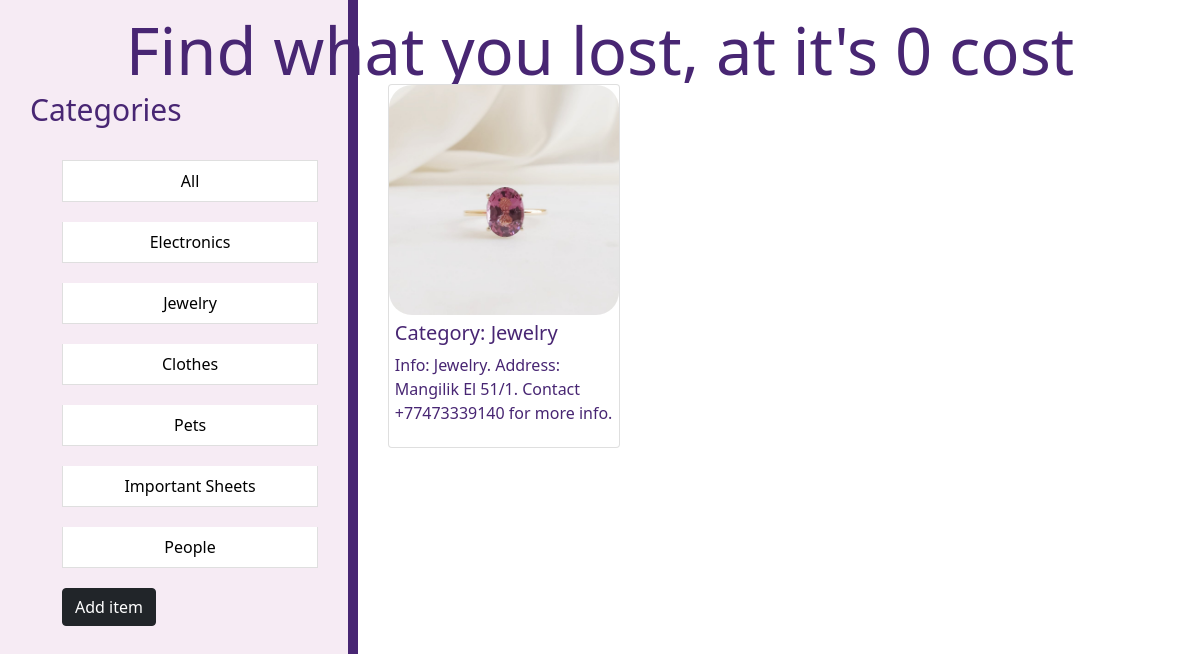
The page /?category=Jewelry on the database its author committed.
### photos/models.py (models this page shows, shortened)
class Categories(models.Model):
    name = models.CharField(max_length=100, null=False, blank=False)
    class Meta:
        verbose_name = "Category"
        verbose_name_plural = "Categories"

class ReadMore(models.Model):
    category = models.ForeignKey(Categories, on_delete=models.SET_NULL, null=True, blank=True)
    image = models.ImageField(null=False, blank=False)
    text = models.TextField(max_length=250, null=False, blank=False)
    class Meta:
        verbose_name = "Read More"
        verbose_name_plural = "Read More DB"

### photos/views.py (the view)
# urls.py: path('', views.index, name='index'),
def index(request):
    category = request.GET.get('category')
    if category == None:
        photos = ReadMore.objects.all()
    else:
        photos = ReadMore.objects.filter(category__name__contains = category)
    categories = Categories.objects.all()
    dic = {'categories' : categories, 'photos': photos}
    return render(request, 'photos/index.html', dic)

### photos/templates/photos/index.html (shortened to what this page needs)
{% load static %}
<!doctype html>
<html lang="en">
<head>
    <link rel="stylesheet" href="{% static 'photos/css/main.css' %}">
    <link rel="stylesheet" href="https://cdn.jsdelivr.net/npm/bootstrap@5.1.3/dist/css/bootstrap.min.css">
</head>
<body>
    <header>
        <h1>Find what you lost, at it's 0 cost</h1>
    </header>
    <nav>
        <h3>Categories</h3>
        <ul class="categories list">
            <li class="list-group-item">
                <a href="{% url 'index' %}">All</a>
            </li>
            {% for category in categories %}
            <li class="list-group-item">
                <a href="{% url 'index' %}?category={{category.name}}">{{category.name}}</a>
            </li>
            {% endfor %}
            <a href="{% url 'add' %}" class="btn btn-dark">Add item</a>
        </ul>
    </nav>
    <main>
        <div class="col-md-11">
            <div class="row">
                {% for photo in photos %}
                <div class="col-md-4">
                    <div class="card my-4">
                        <img alt="image" src="{{ photo.image.url }}">
                        <div class="textinside">
                            <h5> Category: {{ photo.category.name }} </h5>
                            <p> Info: {{ photo.text }} </p>
                        </div>
                    </div>
                </div>
                {% empty %}
                <div class="else">
                    <h3>Unfortunately, there are no items founded... Probably, author didn't chose category, so try checking category 'all' or come back to site later.</h3>
                    <h1>...</h1>
                </div>
                {% endfor %}
            </div>
        </div>
    </main>
</body>
</html>

### static/photos/css/main.css (style rules this page uses)
body { min-height: 100vh; display: flex; align-items: center; justify content: center; }
nav { background: #f6ebf4; padding: 2.5%; float: left; width: 400px; height: 2000px; color: #f6ebf4; border-right: 10px solid #482673; }
nav h3 { margin-top: 50px; font-size: 30px; cursive; font-weight: semi-bold; line-height: 60px; color: #482673; }
nav ul { list-style: none }
nav ul li, nav ul a { color: black; margin-top: 20px; transition: transform .4s ease; text-decoration: none; text-align: center; }
main { padding-left: 2.5%; padding-top: 5%; width: 80%; float: left; height: 2000px; }
img { max-height: 400px; border-radius: 10%; }
header h1 { cursive; font-size: 65px; font-weight: semi-bold; line-height: 60px; color: #482673; position:absolute; top:20px; text-align: center; width: 100% }
.card { color: #482673; }
.textinside { margin: 2.5%; }

### rows shown on the page
Categories: name "Electronics"
Categories: name "Jewelry"
Categories: name "Clothes"
Categories: name "Pets"
Categories: name "Important Sheets"
Categories: name "People"
ReadMore: image (picture), category.name "Jewelry", text "Jewelry. Address: Mangilik El 51/1. Contact +77473339140 for more info."
